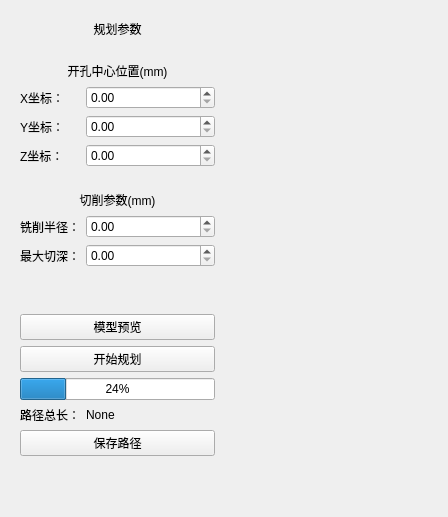
<?xml version="1.0" encoding="UTF-8"?>
<ui version="4.0">
 <class>Form</class>
 <widget class="QWidget" name="Form">
  <property name="enabled">
   <bool>true</bool>
  </property>
  <property name="geometry">
   <rect>
    <x>0</x>
    <y>0</y>
    <width>448</width>
    <height>517</height>
   </rect>
  </property>
  <property name="windowTitle">
   <string>Form</string>
  </property>
  <layout class="QGridLayout" name="gridLayout">
   <item row="0" column="3">
    <layout class="QHBoxLayout" name="horizontalLayout_3">
     <item>
      <widget class="QWidget" name="infoWidget" native="true">
       <property name="maximumSize">
        <size>
         <width>216</width>
         <height>16777215</height>
        </size>
       </property>
       <layout class="QFormLayout" name="formLayout">
        <item row="0" column="0" colspan="2">
         <widget class="QLabel" name="label">
          <property name="text">
           <string>规划参数</string>
          </property>
          <property name="alignment">
           <set>Qt::AlignBottom|Qt::AlignHCenter</set>
          </property>
         </widget>
        </item>
        <item row="1" column="0">
         <widget class="Line" name="line_3">
          <property name="orientation">
           <enum>Qt::Horizontal</enum>
          </property>
         </widget>
        </item>
        <item row="2" column="0">
         <widget class="Line" name="line_4">
          <property name="orientation">
           <enum>Qt::Horizontal</enum>
          </property>
         </widget>
        </item>
        <item row="3" column="0" colspan="2">
         <widget class="QLabel" name="label_8">
          <property name="text">
           <string>开孔中心位置(mm)</string>
          </property>
          <property name="alignment">
           <set>Qt::AlignBottom|Qt::AlignHCenter</set>
          </property>
         </widget>
        </item>
        <item row="4" column="0">
         <widget class="QLabel" name="label_3">
          <property name="text">
           <string>X坐标：</string>
          </property>
         </widget>
        </item>
        <item row="4" column="1">
         <widget class="QDoubleSpinBox" name="X_position">
          <property name="maximum">
           <double>1000.000000000000000</double>
          </property>
          <property name="value">
           <double>0.000000000000000</double>
          </property>
         </widget>
        </item>
        <item row="5" column="0">
         <widget class="QLabel" name="label_5">
          <property name="text">
           <string>Y坐标：</string>
          </property>
         </widget>
        </item>
        <item row="5" column="1">
         <widget class="QDoubleSpinBox" name="Y_position">
          <property name="maximum">
           <double>1000.000000000000000</double>
          </property>
          <property name="stepType">
           <enum>QAbstractSpinBox::DefaultStepType</enum>
          </property>
          <property name="value">
           <double>0.000000000000000</double>
          </property>
         </widget>
        </item>
        <item row="6" column="0">
         <widget class="QLabel" name="label_4">
          <property name="text">
           <string>Z坐标：</string>
          </property>
         </widget>
        </item>
        <item row="6" column="1">
         <widget class="QDoubleSpinBox" name="Z_position">
          <property name="maximum">
           <double>1000.000000000000000</double>
          </property>
          <property name="value">
           <double>0.000000000000000</double>
          </property>
         </widget>
        </item>
        <item row="7" column="0">
         <widget class="Line" name="line_2">
          <property name="orientation">
           <enum>Qt::Horizontal</enum>
          </property>
         </widget>
        </item>
        <item row="8" column="0">
         <widget class="Line" name="line">
          <property name="orientation">
           <enum>Qt::Horizontal</enum>
          </property>
         </widget>
        </item>
        <item row="9" column="0" colspan="2">
         <widget class="QLabel" name="label_2">
          <property name="text">
           <string>切削参数(mm)</string>
          </property>
          <property name="alignment">
           <set>Qt::AlignCenter</set>
          </property>
         </widget>
        </item>
        <item row="10" column="0">
         <widget class="QLabel" name="label_6">
          <property name="text">
           <string>铣削半径：</string>
          </property>
         </widget>
        </item>
        <item row="10" column="1">
         <widget class="QDoubleSpinBox" name="radius"/>
        </item>
        <item row="11" column="0">
         <widget class="QLabel" name="label_7">
          <property name="text">
           <string>最大切深：</string>
          </property>
         </widget>
        </item>
        <item row="11" column="1">
         <widget class="QDoubleSpinBox" name="min_cutting_depth"/>
        </item>
        <item row="12" column="0" colspan="2">
         <spacer name="verticalSpacer">
          <property name="orientation">
           <enum>Qt::Vertical</enum>
          </property>
          <property name="sizeHint" stdset="0">
           <size>
            <width>20</width>
            <height>40</height>
           </size>
          </property>
         </spacer>
        </item>
        <item row="14" column="0" colspan="2">
         <widget class="QPushButton" name="plan_start">
          <property name="text">
           <string>开始规划</string>
          </property>
         </widget>
        </item>
        <item row="15" column="0" colspan="2">
         <widget class="QProgressBar" name="progressBar">
          <property name="value">
           <number>24</number>
          </property>
         </widget>
        </item>
        <item row="16" column="0">
         <widget class="QLabel" name="label_9">
          <property name="text">
           <string>路径总长：</string>
          </property>
         </widget>
        </item>
        <item row="16" column="1">
         <widget class="QLabel" name="Len">
          <property name="text">
           <string>None</string>
          </property>
         </widget>
        </item>
        <item row="17" column="0" colspan="2">
         <widget class="QPushButton" name="publish_path">
          <property name="text">
           <string>保存路径</string>
          </property>
         </widget>
        </item>
        <item row="18" column="0" colspan="2">
         <spacer name="verticalSpacer_2">
          <property name="orientation">
           <enum>Qt::Vertical</enum>
          </property>
          <property name="sizeHint" stdset="0">
           <size>
            <width>20</width>
            <height>40</height>
           </size>
          </property>
         </spacer>
        </item>
        <item row="13" column="0" colspan="2">
         <widget class="QPushButton" name="Look">
          <property name="text">
           <string>模型预览</string>
          </property>
         </widget>
        </item>
       </layout>
      </widget>
     </item>
     <item>
      <layout class="QVBoxLayout" name="verticalLayout_6">
       <item>
        <spacer name="horizontalSpacer">
         <property name="orientation">
          <enum>Qt::Horizontal</enum>
         </property>
         <property name="sizeHint" stdset="0">
          <size>
           <width>40</width>
           <height>20</height>
          </size>
         </property>
        </spacer>
       </item>
      </layout>
     </item>
    </layout>
   </item>
  </layout>
 </widget>
 <resources/>
 <connections/>
</ui>
